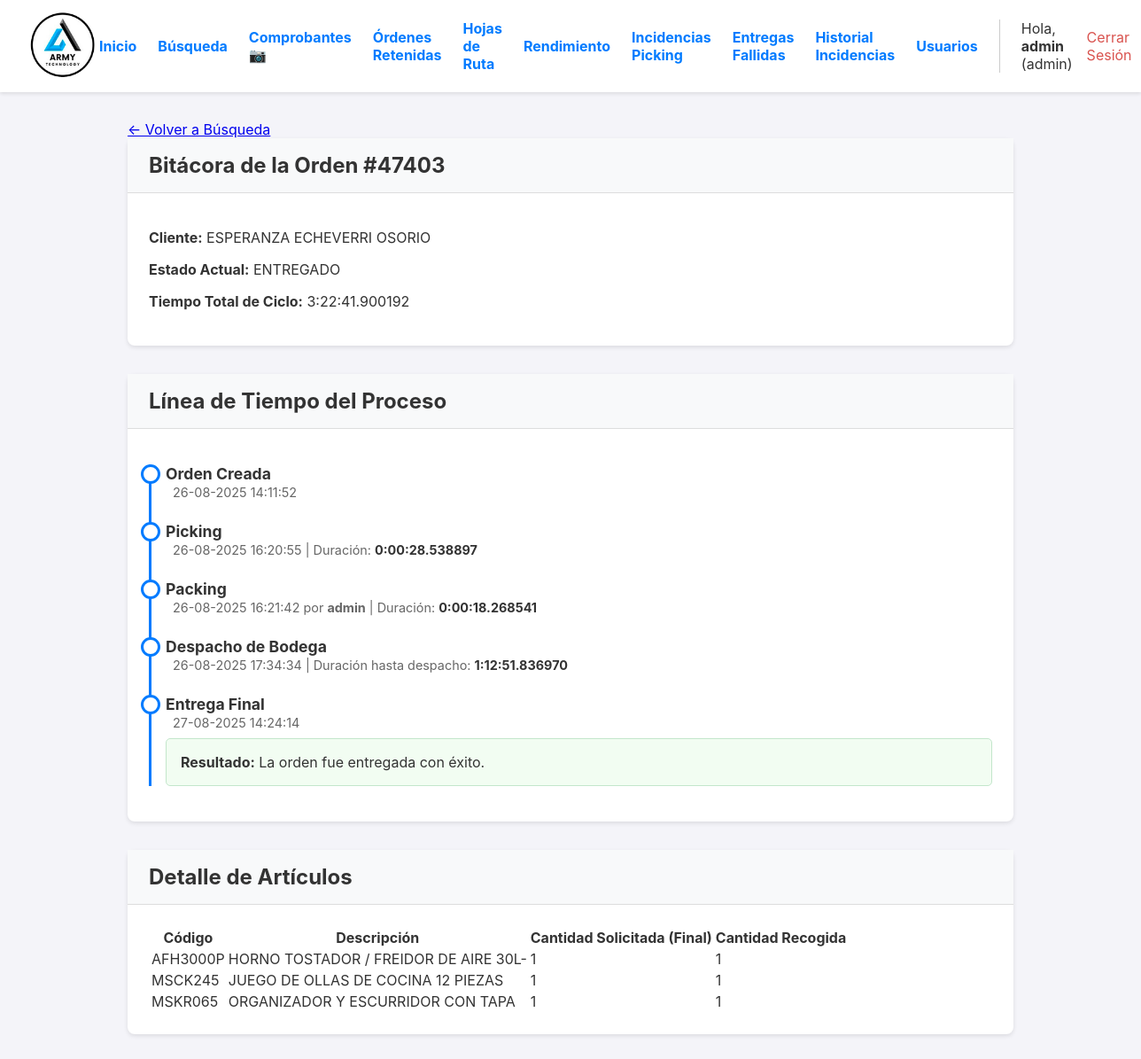
Before: /orden/12/bitacora (signed in) with the older database file.
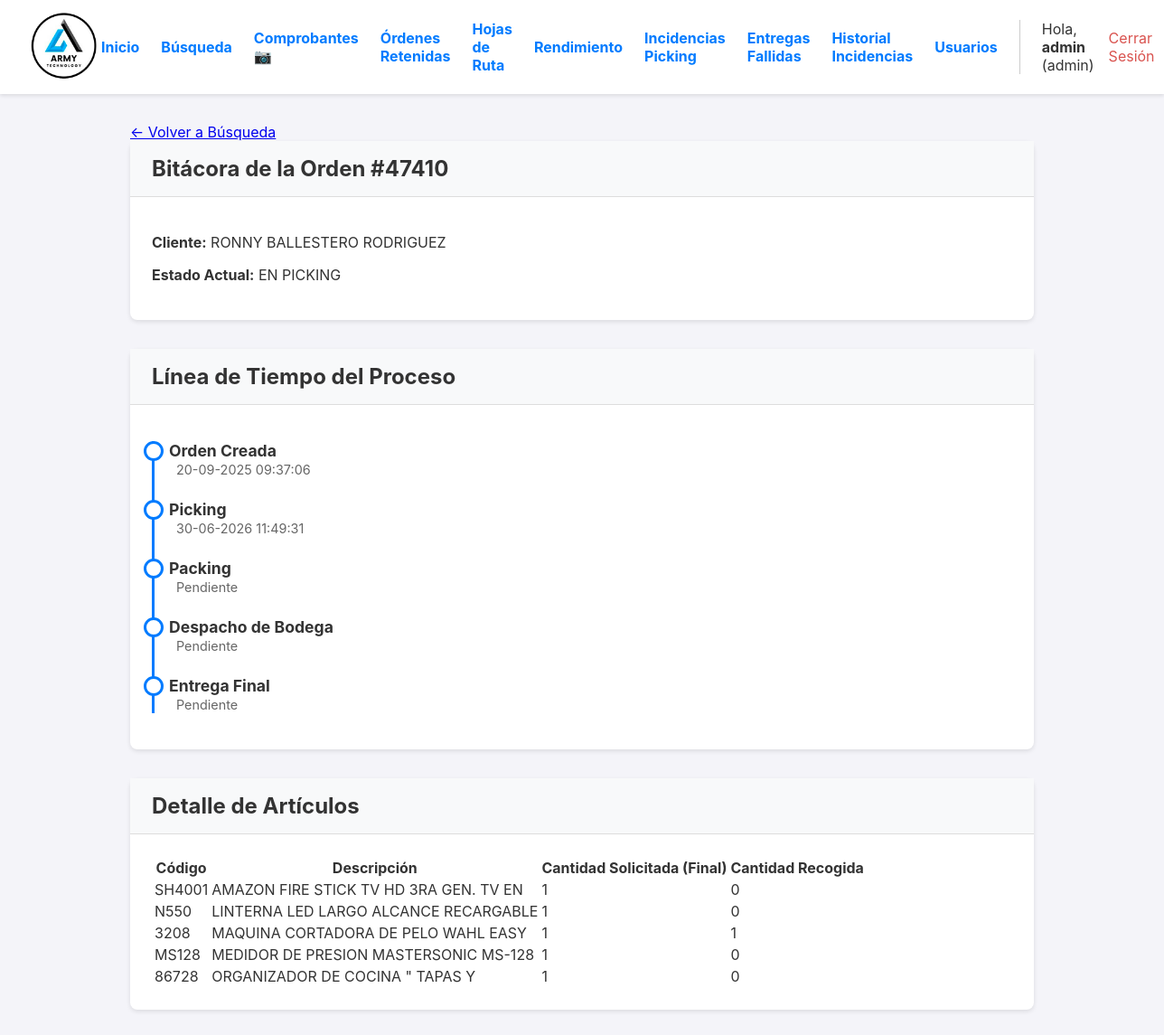
After: the same page with the newer database file.
### app.py (models this page shows, shortened)
class Orden(db.Model):
    id = db.Column(db.Integer, primary_key=True)
    numero_pedido = db.Column(db.String(50), unique=True, nullable=False)
    cliente_nombre = db.Column(db.String(200), nullable=False)
    cliente_direccion = db.Column(db.String(300), nullable=True)
    estado = db.Column(db.String(30), nullable=False, default='PENDIENTE')
    fecha_creacion = db.Column(db.DateTime, nullable=False, default=datetime.datetime.utcnow)
    lote_id = db.Column(db.Integer, db.ForeignKey('lote_picking.id'), nullable=True)
    items = db.relationship('ItemOrden', backref='orden', lazy=True, cascade="all, delete-orphan")
    fecha_inicio_picking = db.Column(db.DateTime, nullable=True)
    fecha_fin_picking = db.Column(db.DateTime, nullable=True)
    fecha_fin_packing = db.Column(db.DateTime, nullable=True)
    fecha_despacho = db.Column(db.DateTime, nullable=True)
    packer_id = db.Column(db.Integer, db.ForeignKey('user.id', ondelete='SET NULL'), nullable=True)
    packer = db.relationship('User', foreign_keys=[packer_id])
    devolucion_confirmada = db.Column(db.Boolean, default=False, nullable=False)
    bultos = db.relationship('Bulto', backref='orden', cascade="all, delete-orphan")
    hoja_de_ruta_id = db.Column(db.Integer, db.ForeignKey('hoja_de_ruta.id'), nullable=True)
    destino_id = db.Column(db.Integer, db.ForeignKey('destino.id'), nullable=True)
    destino = db.relationship('Destino', backref='ordenes')
    guia_encomienda = db.Column(db.String(100), nullable=True)
    nota_entrega = db.Column(db.Text, nullable=True)
    fecha_entrega_final = db.Column(db.DateTime, nullable=True)
    nota_bodega = db.Column(db.Text, nullable=True)
    foto_guia_url = db.Column(db.String(500), nullable=True)

class User(UserMixin, db.Model):
    id = db.Column(db.Integer, primary_key=True)
    username = db.Column(db.String(80), unique=True, nullable=False)
    password_hash = db.Column(db.String(256), nullable=False)
    role = db.Column(db.String(20), nullable=False, default='operario')

class HojaDeRuta(db.Model):
    __tablename__ = 'hoja_de_ruta'
    id = db.Column(db.Integer, primary_key=True)
    fecha_creacion = db.Column(db.DateTime, default=datetime.datetime.utcnow)
    estado = db.Column(db.String(20), nullable=False, default='EN_PREPARACION')
    gastos_asignados = db.Column(db.Float, nullable=False, default=0.0)
    ordenes = db.relationship('Orden', backref='hoja_de_ruta', lazy='dynamic')
    transacciones = db.relationship('Transaccion', backref='hoja_de_ruta', lazy='dynamic', cascade="all, delete-orphan")
    gastos_viaje = db.relationship('GastoViaje', backref='hoja_de_ruta', lazy='dynamic', cascade="all, delete-orphan")
    fecha_finalizacion = db.Column(db.DateTime, nullable=True)
    tipo_entrega = db.Column(db.String(20), nullable=False, default='INTERNA') # Valores: 'INTERNA', 'EXTERNA'
    conductor_id = db.Column(db.Integer, db.ForeignKey('user.id'), nullable=True) # Ahora es opcional
    conductor = db.relationship('User', backref='hojas_de_ruta')
    nombre_transportista = db.Column(db.String(100), nullable=True) # Ej: "Guatex", "Cargo Expreso"
    nombre_receptor = db.Column(db.String(100), nullable=True)     # Nombre de la persona que recibe
    id_receptor = db.Column(db.String(50), nullable=True)          # DPI, Cédula, etc.

class ItemOrden(db.Model):
    id = db.Column(db.Integer, primary_key=True)
    orden_id = db.Column(db.Integer, db.ForeignKey('orden.id'), nullable=False)
    codigo_articulo = db.Column(db.String(100), nullable=False)
    descripcion_articulo = db.Column(db.String(300), nullable=False)
    cantidad_solicitada = db.Column(db.Integer, nullable=False)
    cantidad_recogida = db.Column(db.Integer, nullable=False, default=0)
    cantidad_empacada = db.Column(db.Integer, nullable=False, default=0)
    tiene_incidencia = db.Column(db.Boolean, default=False, nullable=False)
    tipo_incidencia = db.Column(db.String(50), nullable=True)
    nota_incidencia = db.Column(db.Text, nullable=True)
    ubicacion = db.Column(db.String(100), nullable=True)

### app.py (the view)
@app.route('/orden/<int:orden_id>/bitacora')
@login_required
@logistica_required # Cambiado a logistica_required para que operarios también puedan verla
def bitacora_orden(orden_id):
    options_list = [
        joinedload(Orden.lote).joinedload(LotePicking.operario),
        joinedload(Orden.packer),
        subqueryload(Orden.items).joinedload(ItemOrden.historial_incidencias),
        joinedload(Orden.hoja_de_ruta).joinedload(HojaDeRuta.conductor) # <-- NUEVA LÍNEA
    ]
    orden = db.session.get(Orden, orden_id, options=options_list)
    if not orden:
        flash('Orden no encontrada.', 'error')
        return redirect(url_for('reportes_y_busqueda'))
    duraciones = {}
    if orden.fecha_inicio_picking and orden.fecha_fin_picking:
        duraciones['picking'] = orden.fecha_fin_picking - orden.fecha_inicio_picking
    if orden.fecha_fin_picking and orden.fecha_fin_packing:
        duraciones['packing'] = orden.fecha_fin_packing - orden.fecha_fin_picking
    if orden.fecha_fin_packing and orden.fecha_despacho:
        duraciones['despacho'] = orden.fecha_despacho - orden.fecha_fin_packing
    if orden.fecha_creacion and orden.fecha_despacho:
        duraciones['total'] = orden.fecha_despacho - orden.fecha_creacion
    return render_template('bitacora_orden.html', orden=orden, duraciones=duraciones)

### app.py (called while the page is built)
def logistica_required(f):
    @wraps(f)
    def decorated_function(*args, **kwargs):
        if not current_user.is_authenticated or current_user.role not in ['admin', 'operario', 'garantias']:
            flash('Se requiere rol de Administrador, Operario o Garantías para acceder a esta página.', 'error')
            return redirect(url_for('dashboard'))
        return f(*args, **kwargs)
    return decorated_function

@login_manager.user_loader
def load_user(user_id):
    return db.session.get(User, int(user_id))

@app.template_filter('localtime')
def to_localtime_filter(utc_datetime):
    if not utc_datetime: return ""
    local_tz = pytz.timezone('America/Costa_Rica')
    local_dt = utc_datetime.replace(tzinfo=pytz.utc).astimezone(local_tz)
    return local_dt.strftime('%d-%m-%Y %H:%M:%S')

### templates/bitacora_orden.html (shortened to what the changed rows need)
{% extends "layout.html" %}
{% block content %}
<div class="bitacora-container">
    <div class="card">
        <div class="card-header">
            <h2>Bitácora de la Orden #{{ orden.numero_pedido }}</h2>
        </div>
        <div class="card-body">
            <p><strong>Cliente:</strong> {{ orden.cliente_nombre }}</p>
            <p><strong>Estado Actual:</strong> <span class="estado estado-{{ orden.estado }}">{{ orden.estado.replace('_', ' ') }}</span></p>
            {% if duraciones.total %}
            <p><strong>Tiempo Total de Ciclo:</strong> <span class="duracion">{{ duraciones.total }}</span></p>
            {% endif %}
        </div>
    </div>
    <div class="card">
        <div class="card-header"><h2>Línea de Tiempo del Proceso</h2></div>
        <div class="card-body">
            <ul class="timeline">
                <li class="timeline-item">
                    <div class="timeline-title">Orden Creada</div>
                    <span class="timeline-meta">{{ orden.fecha_creacion | localtime }}</span>
                </li>
                <li class="timeline-item">
                    <div class="timeline-title">Picking</div>
                    <span class="timeline-meta">
                        {{ orden.fecha_inicio_picking | localtime if orden.fecha_inicio_picking else 'Pendiente' }}
                        {% if duraciones.picking %} | Duración: <span class="duracion">{{ duraciones.picking }}</span>{% endif %}
                    </span>
                </li>
                <li class="timeline-item">
                    <div class="timeline-title">Packing</div>
                    <span class="timeline-meta">
                        {{ orden.fecha_fin_packing | localtime if orden.fecha_fin_packing else 'Pendiente' }}
                        {% if orden.packer %} por <strong>{{ orden.packer.username }}</strong>{% endif %}
                        {% if duraciones.packing %} | Duración: <span class="duracion">{{ duraciones.packing }}</span>{% endif %}
                    </span>
                </li>
                <li class="timeline-item">
                    <div class="timeline-title">Despacho de Bodega</div>
                     <span class="timeline-meta">
                        {{ orden.fecha_despacho | localtime if orden.fecha_despacho else 'Pendiente' }}
                        {% if duraciones.despacho %} | Duración hasta despacho: <span class="duracion">{{ duraciones.despacho }}</span>{% endif %}
                    </span>
                </li>
                <li class="timeline-item" style="padding-bottom:0;">
                    <div class="timeline-title">Entrega Final</div>
                    <span class="timeline-meta">
                        {% if orden.fecha_entrega_final %}
                            {{ orden.fecha_entrega_final | localtime }}
                        {% elif orden.hoja_de_ruta and orden.hoja_de_ruta.fecha_finalizacion %}
                            {{ orden.hoja_de_ruta.fecha_finalizacion | localtime }}
                        {% else %}
                            Pendiente
                        {% endif %}
                    </span>
                    {% if orden.estado == 'ENTREGADO' %}
                        <div class="status-log status-log-success">
                            <strong>Resultado:</strong> La orden fue entregada con éxito.
                        </div>
                    {% endif %}
                </li>
            </ul>
        </div>
    </div>
    <div class="card">
        <div class="card-header"><h2>Detalle de Artículos</h2></div>
        <div class="card-body">
            <table class="kpi-table">
                <thead>
                    <tr>
                        <th>Código</th>
                        <th>Descripción</th>
                        <th>Cantidad Solicitada (Final)</th>
                        <th>Cantidad Recogida</th>
                    </tr>
                </thead>
                <tbody>
                    {% for item in orden.items %}
                    <tr>
                        <td>{{ item.codigo_articulo }}</td>
                        <td>{{ item.descripcion_articulo }}</td>
                        <td>{{ item.cantidad_solicitada }}</td>
                        <td>{{ item.cantidad_recogida }}</td>
                    </tr>
                    {% endfor %}
                </tbody>
            </table>
        </div>
    </div>
</div>
{% endblock %}

### templates/layout.html (shortened to what this page needs)
<!DOCTYPE html>
<html lang="es">
<head>
</head>
<body>
    <header>
        <div class="logo">
            <a href="{{ url_for('dashboard') }}">
                <img src="{{ url_for('static', filename='img/logo.png') }}" alt="Logo de la Empresa">
            </a>
        </div>
        <nav class="nav">
             {% if current_user.is_authenticated %}
                {% if current_user.role == 'admin' %}
                    <div class="nav-admin-links">
                        <a href="{{ url_for('dashboard') }}">Inicio</a>
                        <a href="{{ url_for('reportes_y_busqueda') }}">Búsqueda</a>
                        <a href="{{ url_for('galeria_comprobantes') }}">Comprobantes 📷</a>
                        <a href="{{ url_for('ordenes_retenidas') }}">Órdenes Retenidas</a>
                        <a href="{{ url_for('gestionar_rutas') }}">Hojas de Ruta</a>
                        <a href="{{ url_for('reporte_operarios') }}">Rendimiento</a>
                        <a href="{{ url_for('gestionar_incidencias') }}" class="nav-link-with-badge">
                            Incidencias Picking
                        </a>
                        <a href="{{ url_for('gestionar_entregas_fallidas') }}" class="nav-link-with-badge">
                            Entregas Fallidas
                        </a>
                        <a href="{{ url_for('historial_incidencias') }}">Historial Incidencias</a>
                        <a href="{{ url_for('gestionar_usuarios') }}">Usuarios</a>
                    </div>
                {% endif %}
                <div class="user-info">
                    <span>Hola, <strong>{{ current_user.username }}</strong> ({{ current_user.role }})</span>
                    <a href="{{ url_for('logout') }}" style="color: #d9534f;">Cerrar Sesión</a>
                </div>
             {% endif %}
        </nav>
    </header>
    <main>
        {% block content %}{% endblock %}
    </main>
</body>
</html>

Changed rows visible on the page:
no longer on this page (row edited): HojaDeRuta: hoja_de_ruta.fecha_finalizacion "27-08-2025 14:24:14"
no longer on this page (row edited): ItemOrden: codigo_articulo "AFH3000P", descripcion_articulo "HORNO TOSTADOR / FREIDOR DE AIRE 30L-", cantidad_solicitada "1", cantidad_recogida "1"
no longer on this page (row edited): ItemOrden: codigo_articulo "MSCK245", descripcion_articulo "JUEGO DE OLLAS DE COCINA 12 PIEZAS", cantidad_solicitada "1", cantidad_recogida "1"
no longer on this page (row edited): ItemOrden: codigo_articulo "MSKR065", descripcion_articulo "ORGANIZADOR Y ESCURRIDOR CON TAPA", cantidad_solicitada "1", cantidad_recogida "1"
shown differently, row unchanged: User "admin": packer.username "admin" → (not shown)
changed Orden: numero_pedido "47403" → "47410"; cliente_nombre "ESPERANZA ECHEVERRI OSORIO" → "RONNY BALLESTERO RODRIGUEZ"; estado.replace "ENTREGADO" → "EN PICKING"; fecha_creacion "26-08-2025 14:11:52" → "20-09-2025 09:37:06"; fecha_inicio_picking "26-08-2025 16:20:55" → "30-06-2026 11:49:31"; fecha_fin_packing "26-08-2025 16:21:42" → "Pendiente"; fecha_despacho "26-08-2025 17:34:34" → "Pendiente"; estado "ENTREGADO" → "EN_PICKING" (drawn)
added ItemOrden: codigo_articulo "SH4001", descripcion_articulo "AMAZON FIRE STICK TV HD 3RA GEN. TV EN", cantidad_solicitada "1", cantidad_recogida "0"
added ItemOrden: codigo_articulo "N550", descripcion_articulo "LINTERNA LED LARGO ALCANCE RECARGABLE", cantidad_solicitada "1", cantidad_recogida "0"
added ItemOrden: codigo_articulo "3208", descripcion_articulo "MAQUINA CORTADORA DE PELO WAHL EASY", cantidad_solicitada "1", cantidad_recogida "1"
added ItemOrden: codigo_articulo "MS128", descripcion_articulo "MEDIDOR DE PRESION MASTERSONIC MS-128", cantidad_solicitada "1", cantidad_recogida "0"
added ItemOrden: codigo_articulo "86728", descripcion_articulo "ORGANIZADOR DE COCINA \" TAPAS Y", cantidad_solicitada "1", cantidad_recogida "0"
Other visible differences:
{{ duraciones.total }}: "3:22:41.900192" → (not shown)
{{ duraciones.picking }}: "0:00:28.538897" → (not shown)
{{ duraciones.packing }}: "0:00:18.268541" → (not shown)
{{ duraciones.despacho }}: "1:12:51.836970" → (not shown)
text no longer shown: "Tiempo Total de Ciclo: | Duración: por | Duración: | Duración hasta despacho: Resultado: La orden fue entregada con éxito."
text now shown: "Pendiente"
